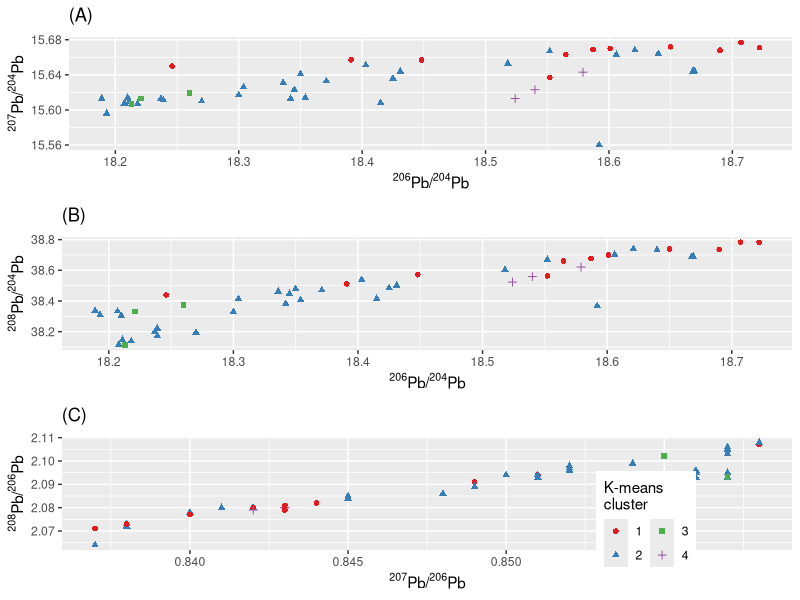

Write the R code that produced this figure.
library(gridExtra)
library(ggforce)
library(tidyverse)
library(cowplot)

duchcov <- read_csv(here::here("data", "duchcov.csv"))

cluster <- read_csv(here::here("data", "clusters.csv")) %>%
  mutate(kmeans = factor(kmeans))

isotopes <- duchcov %>%
  select(id, starts_with("Pb2"))

isotopes <- bind_cols(isotopes, cluster)

lab_206_207 <- labs(x = expression(paste(""^206, "Pb/", ""^204, "Pb")),
                    y = expression(paste(""^207, "Pb/", ""^204, "Pb")))
lab_206_208 <- labs(x = expression(paste(""^206, "Pb/", ""^204, "Pb")),
                    y = expression(paste(""^208, "Pb/", ""^204, "Pb")))
lab_207_208 <- labs(x = expression(paste(""^207, "Pb/", ""^206, "Pb")),
                    y = expression(paste(""^208, "Pb/", ""^206, "Pb")))

# Figure 6: Overview of LI ratios of the assemblage, highlighting individual clusters (1 – 4) 
# according to K-means. Error margins are about the size of the symbols in the plots with 204Pb in the denominator.

# lab_A <- expression(paste("(A) Isospace "^206, "Pb/", ""^204, "Pb to ", ""^207, "Pb/", ""^204, "Pb"))
# lab_B <- expression(paste("(B) Isospace "^206, "Pb/", ""^204, "Pb to ", ""^208, "Pb/", ""^204, "Pb"))
# lab_C <- expression(paste("(C) Isospace "^207, "Pb/", ""^206, "Pb to ", ""^208, "Pb/", ""^206, "Pb"))
lab_A <- expression(paste("(A)"))
lab_B <- expression(paste("(B)"))
lab_C <- expression(paste("(C)"))

f6A <- ggplot(isotopes, aes(Pb206_204, Pb207_204)) +
  geom_point(aes(color = kmeans, shape = kmeans), size = 1.6) +
  scale_color_brewer(palette = "Set1", name = "K-means\ncluster") +
  labs(shape = "K-means\ncluster", title = lab_A) + lab_206_207 +
  theme(legend.position = "none")

f6B <- ggplot(isotopes, aes(Pb206_204, Pb208_204)) +
  geom_point(aes(color = kmeans, shape = kmeans), size = 1.6) +
  scale_color_brewer(palette = "Set1", name = "K-means\ncluster") +
  labs(shape = "K-means\ncluster", title = lab_B) + lab_206_208 +
  theme(legend.position = "none")

f6C <- ggplot(isotopes, aes(Pb207_206, Pb208_206)) +
  geom_point(aes(color = kmeans, shape = kmeans), size = 1.6) +
  scale_color_brewer(palette = "Set1", name = "K-means\ncluster") +
  labs(shape = "K-means\ncluster", title = lab_C) + lab_207_208 +
  guides(color = guide_legend(ncol = 2)) +
  theme(legend.position = c(0.8, 0.24))

f6 <- grid.arrange(f6A, f6B, f6C, ncol = 1)

ggsave(here::here("plots", "FIG6.pdf"), plot = f6, device = "pdf", width = 90, height = 240, units = "mm")

